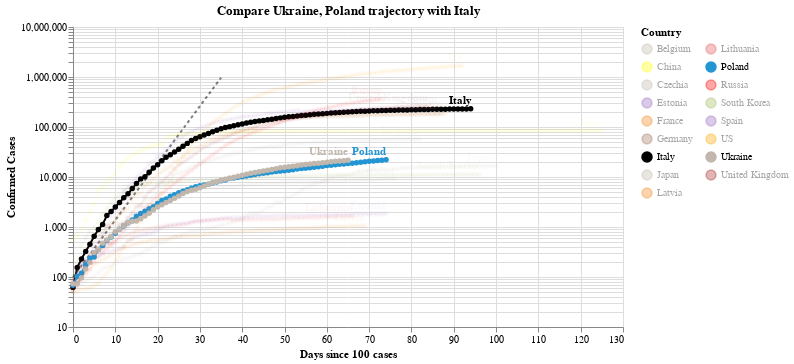

Source (notebook cell):
### Code cell
#hide_input
chart2 = make_since_chart(dff2, ['Ukraine', 'Poland'], baseline_countries)
chart2

### Figure 1 — Vega-Lite specification as saved in the notebook (floating-point values rounded to 4 significant figures; data arrays with more than 128 entries replaced by an {"elided": "..."} marker saying what was removed)
{"config": {"view": {"continuousWidth": 400, "continuousHeight": 300}}, "layer": [{"data": {"name": "data-628230001892d6798b50651be41d1b3e"}, "mark": {"type": "line", "color": "black", "opacity": 0.5, "strokeDash": [3, 3]}, "encoding": {"x": {"type": "quantitative", "field": "Days since 100 cases"}, "y": {"type": "quantitative", "field": "Confirmed Cases"}}}, {"data": {"name": "data-7daa78f1cc2363a3665cee1959608392"}, "mark": {"type": "line", "point": true}, "encoding": {"color": {"type": "nominal", "field": "Country", "legend": {"columns": 2}, "scale": {"domain": ["Belgium", "China", "Czechia", "Estonia", "France", "Germany", "Italy", "Japan", "Latvia", "Lithuania", "Poland", "Russia", "South Korea", "Spain", "US", "Ukraine", "United Kingdom"], "range": ["#C1B7AD", "yellow", "#C1B7AD", "#9467bd", "#F58518", "#9D755D", "black", "#C1B7AD", "#F58518", "#E45756", "#2495D3", "red", "#A1BA59", "#9467bd", "orange", "#C1B7AD", "brown"]}}, "opacity": {"condition": {"value": 1, "selection": "selector003"}, "value": 0.05}, "tooltip": [{"type": "nominal", "field": "Country"}, {"type": "temporal", "field": "Date"}, {"type": "quantitative", "field": "Confirmed Cases"}, {"type": "quantitative", "field": "Days since 100 cases"}], "x": {"type": "quantitative", "field": "Days since 100 cases"}, "y": {"type": "quantitative", "field": "Confirmed Cases", "scale": {"type": "log"}}}, "selection": {"selector003": {"type": "multi", "fields": ["Country"], "bind": "legend", "init": [{"Country": "Ukraine"}, {"Country": "Poland"}, {"Country": "Italy"}]}}, "width": 550}, {"data": {"name": "data-7daa78f1cc2363a3665cee1959608392"}, "mark": {"type": "text", "align": "right", "dy": -8, "fontWeight": "bold"}, "encoding": {"color": {"type": "nominal", "field": "Country", "legend": {"columns": 2}, "scale": {"domain": ["Belgium", "China", "Czechia", "Estonia", "France", "Germany", "Italy", "Japan", "Latvia", "Lithuania", "Poland", "Russia", "South Korea", "Spain", "US", "Ukraine", "United Kingdom"], "range": ["#C1B7AD", "yellow", "#C1B7AD", "#9467bd", "#F58518", "#9D755D", "black", "#C1B7AD", "#F58518", "#E45756", "#2495D3", "red", "#A1BA59", "#9467bd", "orange", "#C1B7AD", "brown"]}}, "opacity": {"condition": {"value": 1, "selection": "selector003"}, "value": 0.05}, "text": {"type": "nominal", "field": "Country"}, "tooltip": [{"type": "nominal", "field": "Country"}, {"type": "temporal", "field": "Date"}, {"type": "quantitative", "field": "Confirmed Cases"}, {"type": "quantitative", "field": "Days since 100 cases"}], "x": {"type": "quantitative", "field": "Days since 100 cases"}, "y": {"type": "quantitative", "field": "Confirmed Cases", "scale": {"type": "log"}}}, "transform": [{"filter": "(datum['Date'] >= 1590451200000)"}], "width": 550}], "title": "Compare Ukraine, Poland trajectory with Italy", "$schema": "https://vega.github.io/schema/vega-lite/v4.0.2.json", "datasets": {"data-628230001892d6798b50651be41d1b3e": [{"Days since 100 cases": 0, "Confirmed Cases": 100.0}, {"Days since 100 cases": 1, "Confirmed Cases": 130.0}, {"Days since 100 cases": 2, "Confirmed Cases": 169.0}, {"Days since 100 cases": 3, "Confirmed Cases": 219.7}, {"Days since 100 cases": 4, "Confirmed Cases": 285.6}, {"Days since 100 cases": 5, "Confirmed Cases": 371.3}, {"Days since 100 cases": 6, "Confirmed Cases": 482.7}, {"Days since 100 cases": 7, "Confirmed Cases": 627.5}, {"Days since 100 cases": 8, "Confirmed Cases": 815.7}, {"Days since 100 cases": 9, "Confirmed Cases": 1060.0}, {"Days since 100 cases": 10, "Confirmed Cases": 1379.0}, {"Days since 100 cases": 11, "Confirmed Cases": 1792.0}, {"Days since 100 cases": 12, "Confirmed Cases": 2330.0}, {"Days since 100 cases": 13, "Confirmed Cases": 3029.0}, {"Days since 100 cases": 14, "Confirmed Cases": 3937.0}, {"Days since 100 cases": 15, "Confirmed Cases": 5119.0}, {"Days since 100 cases": 16, "Confirmed Cases": 6654.0}, {"Days since 100 cases": 17, "Confirmed Cases": 8650.0}, {"Days since 100 cases": 18, "Confirmed Cases": 11250.0}, {"Days since 100 cases": 19, "Confirmed Cases": 14620.0}, {"Days since 100 cases": 20, "Confirmed Cases": 19000.0}, {"Days since 100 cases": 21, "Confirmed Cases": 24710.0}, {"Days since 100 cases": 22, "Confirmed Cases": 32120.0}, {"Days since 100 cases": 23, "Confirmed Cases": 41750.0}, {"Days since 100 cases": 24, "Confirmed Cases": 54280.0}, {"Days since 100 cases": 25, "Confirmed Cases": 70560.0}, {"Days since 100 cases": 26, "Confirmed Cases": 91730.0}, {"Days since 100 cases": 27, "Confirmed Cases": 119300.0}, {"Days since 100 cases": 28, "Confirmed Cases": 155000.0}, {"Days since 100 cases": 29, "Confirmed Cases": 201500.0}, {"Days since 100 cases": 30, "Confirmed Cases": 262000.0}, {"Days since 100 cases": 31, "Confirmed Cases": 340600.0}, {"Days since 100 cases": 32, "Confirmed Cases": 442800.0}, {"Days since 100 cases": 33, "Confirmed Cases": 575600.0}, {"Days since 100 cases": 34, "Confirmed Cases": 748300.0}, {"Days since 100 cases": 35, "Confirmed Cases": 972800.0}], "data-7daa78f1cc2363a3665cee1959608392": {"elided": "1448 records"}}}
